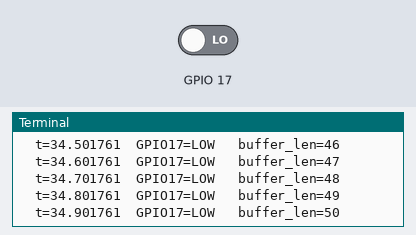
Bench run of a program on a simulated Raspberry Pi (BCM pin numbers). On the bench: the last lines printed to the terminal. The test bench sets the inputs (shaded band); at power-on: GPIO 17 LOW.

Above: at 5.0 s.
5.1 s: GPIO 17 driven HIGH
At 5.11 s:
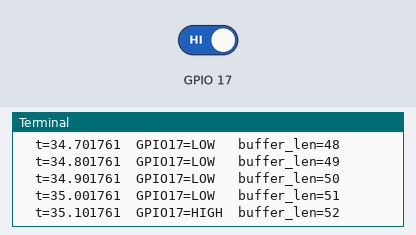
6.7 s: GPIO 17 driven LOW
At 6.71 s:
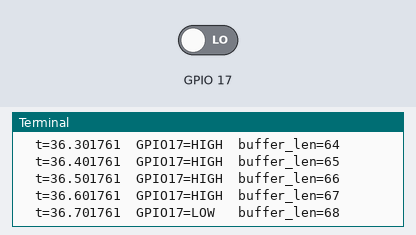
Timing chart, 0 to 9.7 s (numbered marks = the images above; inputs shaded):
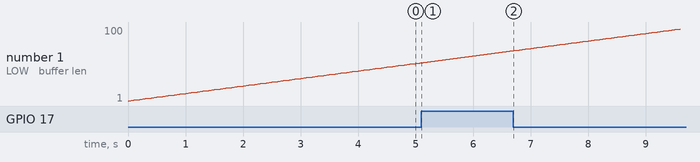

The program:

gpio_logger.py
```python
"""
gpio_logger.py
--------------
Samples a single GPIO pin at a fixed clock frequency and maintains
a fixed-size min-heap buffer of the last N (timestamp, state) readings.
Oldest entries are evicted automatically when the buffer is full.

Usage:
    python gpio_logger.py --pin 17 --freq 10 --max-entries 100

Requirements:
    pip install RPi.GPIO
"""

import heapq
import time
import argparse
import signal
import sys

try:
    import RPi.GPIO as GPIO
except ImportError:
    raise SystemExit(
        "RPi.GPIO is not installed. Run: pip install RPi.GPIO\n"
        "This script must be run on a Raspberry Pi."
    )


# ---------------------------------------------------------------------------
# Min-heap buffer
# ---------------------------------------------------------------------------

class GPIOHeapBuffer:
    """
    A fixed-capacity min-heap of (timestamp, state) samples.

    The heap is ordered by timestamp (ascending), so the oldest entry
    is always at index 0 and can be evicted in O(log n).

    Public API:
        push(timestamp, state)  -- add a new sample, evict oldest if full
        peek_oldest()           -- return oldest (timestamp, state) without removing
        to_sorted_list()        -- return all entries oldest-first (does NOT mutate heap)
        __len__()
    """

    def __init__(self, max_entries: int):
        if max_entries < 1:
            raise ValueError("max_entries must be >= 1")
        self.max_entries = max_entries
        self._heap: list[tuple[float, int]] = []   # (timestamp, state)

    def push(self, timestamp: float, state: int) -> None:
        entry = (timestamp, state)
        if len(self._heap) < self.max_entries:
            heapq.heappush(self._heap, entry)
        else:
            # Replace oldest only if this entry is newer (it always should be,
            # but guard against clock skew / monotonic weirdness).
            if timestamp > self._heap[0][0]:
                heapq.heapreplace(self._heap, entry)

    def peek_oldest(self) -> tuple[float, int] | None:
        return self._heap[0] if self._heap else None

    def to_sorted_list(self) -> list[tuple[float, int]]:
        """Return a sorted copy — O(n log n), use sparingly in hot loops."""
        return sorted(self._heap)

    def __len__(self) -> int:
        return len(self._heap)

    def __repr__(self) -> str:
        return (
            f"GPIOHeapBuffer(max={self.max_entries}, "
            f"used={len(self)}, "
            f"oldest={self.peek_oldest()})"
        )


# ---------------------------------------------------------------------------
# GPIO sampler
# ---------------------------------------------------------------------------

class GPIOLogger:
    """
    Samples a GPIO pin at `freq` Hz and stores readings in a GPIOHeapBuffer.

    Args:
        pin         -- BCM pin number to monitor
        freq        -- sampling frequency in Hz
        max_entries -- max entries kept in the heap buffer
        verbose     -- print each sample to stdout
    """

    def __init__(self, pin: int, freq: float, max_entries: int, verbose: bool = True):
        self.pin = pin
        self.freq = freq
        self.period = 1.0 / freq
        self.verbose = verbose
        self.buffer = GPIOHeapBuffer(max_entries)
        self._running = False

        GPIO.setmode(GPIO.BCM)
        GPIO.setup(self.pin, GPIO.IN)

    def start(self) -> None:
        """Block and sample until stop() is called or KeyboardInterrupt."""
        self._running = True
        print(
            f"[gpio_logger] Sampling GPIO {self.pin} at {self.freq} Hz "
            f"| buffer size: {self.buffer.max_entries} entries\n"
            f"Press Ctrl+C to stop.\n"
        )

        next_tick = time.monotonic()

        try:
            while self._running:
                now = time.monotonic()
                state = GPIO.input(self.pin)
                self.buffer.push(now, state)

                if self.verbose:
                    print(f"  t={now:.6f}  GPIO{self.pin}={'HIGH' if state else 'LOW '}"
                          f"  buffer_len={len(self.buffer)}")

                # Drift-corrected sleep: aim for the next scheduled tick
                next_tick += self.period
                sleep_for = next_tick - time.monotonic()
                if sleep_for > 0:
                    time.sleep(sleep_for)
                else:
                    # Fell behind — skip to the next future tick
                    next_tick = time.monotonic()

        except KeyboardInterrupt:
            pass
        finally:
            self.stop()

    def stop(self) -> None:
        self._running = False
        GPIO.cleanup()
        print(f"\n[gpio_logger] Stopped. {len(self.buffer)} entries in buffer.")

    def get_snapshot(self) -> list[tuple[float, int]]:
        """Return a sorted list of all buffered (timestamp, state) entries."""
        return self.buffer.to_sorted_list()


# ---------------------------------------------------------------------------
# CLI
# ---------------------------------------------------------------------------

def parse_args() -> argparse.Namespace:
    parser = argparse.ArgumentParser(
        description="Sample a Raspberry Pi GPIO pin and keep a rolling min-heap buffer."
    )
    parser.add_argument(
        "--pin", type=int, default=17,
        help="BCM GPIO pin number to monitor (default: 17)"
    )
    parser.add_argument(
        "--freq", type=float, default=10.0,
        help="Sampling frequency in Hz (default: 10)"
    )
    parser.add_argument(
        "--max-entries", type=int, default=100,
        help="Max entries to keep in the rolling buffer (default: 100)"
    )
    parser.add_argument(
        "--quiet", action="store_true",
        help="Suppress per-sample console output"
    )
    return parser.parse_args()


def main() -> None:
    args = parse_args()

    logger = GPIOLogger(
        pin=args.pin,
        freq=args.freq,
        max_entries=args.max_entries,
        verbose=not args.quiet,
    )

    # Graceful SIGTERM handling (e.g. systemd)
    signal.signal(signal.SIGTERM, lambda *_: logger.stop())

    logger.start()

    # After stopping, you can inspect the buffer:
    snapshot = logger.get_snapshot()
    print(f"\n--- Final snapshot ({len(snapshot)} entries) ---")
    for ts, state in snapshot:
        print(f"  t={ts:.6f}  {'HIGH' if state else 'LOW'}")


if __name__ == "__main__":
    main()
```

Measured:
- after the input at 5.1 s, the terminal: prints a new line at once (image 1)
